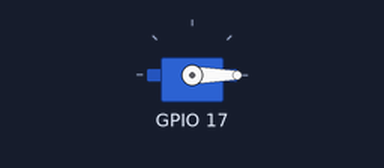
Bench run of a program on a simulated Raspberry Pi (BCM pin numbers). Shown: servo. Servo angles are drawn from the pulse width (0.5 ms = 0°, 2.5 ms = 180°).

Above: at 0.05 s.
At 2.25 s:
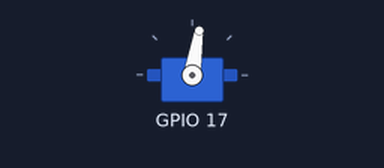
At 4.5 s:
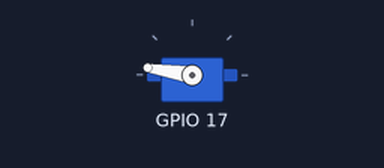
Timing chart, 0 to 5.9 s (numbered marks = the images above):
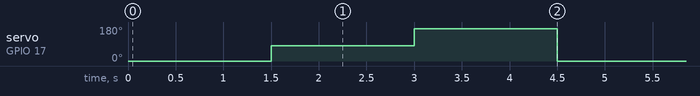

Measured:
- by itself, servo on GPIO 17: repeats every 4.5 s: 171° 1.5 s, 0° 1.5 s, 81° 1.5 s

The program:

servo_infrarrojo.py
```python
import RPi.GPIO as GPIO
import time

# Configuración
servo_pin = 17  # GPIO17 = pin físico 11

GPIO.setmode(GPIO.BCM)
GPIO.setup(servo_pin, GPIO.OUT)

# Crear señal PWM a 50Hz (frecuencia estándar para servos)
pwm = GPIO.PWM(servo_pin, 50)
pwm.start(0)

def set_angle(angle):
    duty = 2 + (angle / 18)  # Conversión de ángulo a ciclo de trabajo
    GPIO.output(servo_pin, True)
    pwm.ChangeDutyCycle(duty)
    time.sleep(0.5)
    GPIO.output(servo_pin, False)
    pwm.ChangeDutyCycle(0)

try:
    while True:
        set_angle(0)
        time.sleep(1)
        set_angle(90)
        time.sleep(1)
        set_angle(180)
        time.sleep(1)

except KeyboardInterrupt:
    pwm.stop()
    GPIO.cleanup()
```
